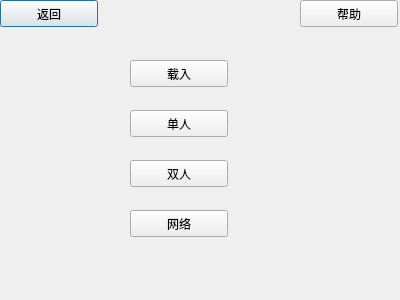
<?xml version="1.0" encoding="UTF-8"?>
<ui version="4.0">
 <class>Dialog</class>
 <widget class="QDialog" name="Dialog">
  <property name="geometry">
   <rect>
    <x>0</x>
    <y>0</y>
    <width>400</width>
    <height>300</height>
   </rect>
  </property>
  <property name="windowTitle">
   <string>象棋</string>
  </property>
  <widget class="QPushButton" name="backBtn">
   <property name="geometry">
    <rect>
     <x>0</x>
     <y>0</y>
     <width>98</width>
     <height>27</height>
    </rect>
   </property>
   <property name="text">
    <string>返回</string>
   </property>
  </widget>
  <widget class="QPushButton" name="loadBtn">
   <property name="geometry">
    <rect>
     <x>130</x>
     <y>60</y>
     <width>98</width>
     <height>27</height>
    </rect>
   </property>
   <property name="text">
    <string>载入</string>
   </property>
  </widget>
  <widget class="QPushButton" name="singleBtn">
   <property name="geometry">
    <rect>
     <x>130</x>
     <y>110</y>
     <width>98</width>
     <height>27</height>
    </rect>
   </property>
   <property name="text">
    <string>单人</string>
   </property>
  </widget>
  <widget class="QPushButton" name="twoBtn">
   <property name="geometry">
    <rect>
     <x>130</x>
     <y>160</y>
     <width>98</width>
     <height>27</height>
    </rect>
   </property>
   <property name="text">
    <string>双人</string>
   </property>
  </widget>
  <widget class="QPushButton" name="networkBtn">
   <property name="geometry">
    <rect>
     <x>130</x>
     <y>210</y>
     <width>98</width>
     <height>27</height>
    </rect>
   </property>
   <property name="text">
    <string>网络</string>
   </property>
  </widget>
  <widget class="QPushButton" name="helpBtn">
   <property name="geometry">
    <rect>
     <x>300</x>
     <y>0</y>
     <width>98</width>
     <height>27</height>
    </rect>
   </property>
   <property name="text">
    <string>帮助</string>
   </property>
  </widget>
 </widget>
 <layoutdefault spacing="6" margin="11"/>
 <resources/>
 <connections/>
</ui>
